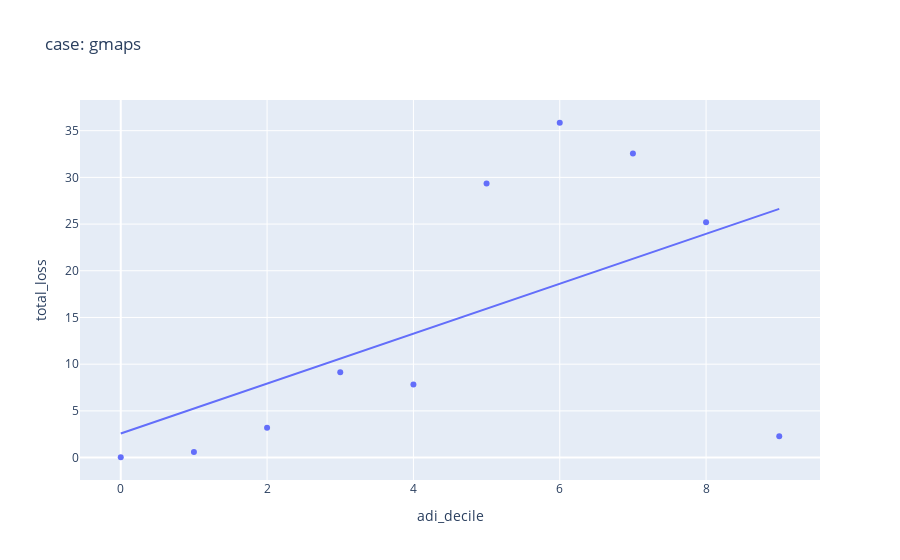

Here is the notebook cell this chart was saved with:
### Code cell
draw_correlation("gmaps")

### Figure 1 — Plotly figure (JSON) as saved in the notebook; plotly's stock layout.template omitted (floating-point values rounded to 4 significant figures)
{"data": [{"hovertemplate": "adi_decile=%{x}<br>total_loss=%{y}<extra></extra>", "legendgroup": "", "marker": {"color": "#636efa", "symbol": "circle"}, "mode": "markers", "name": "", "orientation": "v", "showlegend": false, "type": "scatter", "x": [0, 1, 2, 3, 4, 5, 6, 7, 8, 9], "xaxis": "x", "y": [0.03513, 0.5933, 3.2, 9.137, 7.82, 29.36, 35.85, 32.55, 25.21, 2.272], "yaxis": "y"}, {"hovertemplate": "<b>OLS trendline</b><br>total_loss = 2.67204 * adi_decile + 2.57853<br>R<sup>2</sup>=0.314939<br><br>adi_decile=%{x}<br>total_loss=%{y} <b>(trend)</b><extra></extra>", "legendgroup": "", "marker": {"color": "#636efa", "symbol": "circle"}, "mode": "lines", "name": "", "showlegend": false, "type": "scatter", "x": [0, 1, 2, 3, 4, 5, 6, 7, 8, 9], "xaxis": "x", "y": [2.579, 5.251, 7.923, 10.59, 13.27, 15.94, 18.61, 21.28, 23.95, 26.63], "yaxis": "y"}], "layout": {"legend": {"tracegroupgap": 0}, "title": {"text": "case: gmaps"}, "xaxis": {"anchor": "y", "domain": [0, 1], "title": {"text": "adi_decile"}}, "yaxis": {"anchor": "x", "domain": [0, 1], "title": {"text": "total_loss"}}}}
